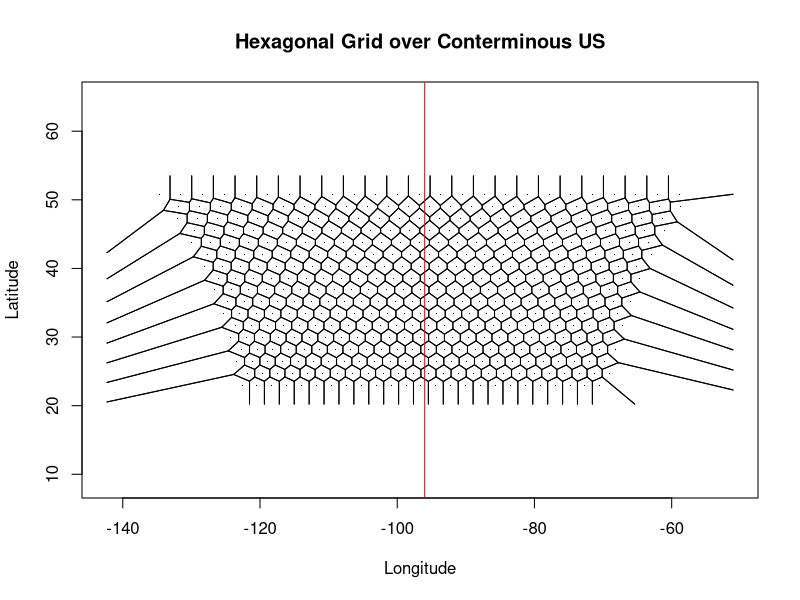

This figure's R source:
library(deldir)
setwd("E:\\Lectures2020\\GISC7360\\Lecture01")
rm(list=ls())                      # Clean objects from workspace

################################################################################
## Objective: Generate a set of points on a triangular grid                   ##
##            The narrowing distances at higher latitudes are accommodated    ##
##            The grid can be used to generate hexagonal tiles with           ##
##            Voronoi polygons whose area is constant                         ##
##            Note: lat/long decimal degree coordinates are required          ##
################################################################################

xIncrement <- 2.0                   # triangle edge length in decimal degrees
xRange <- c(-120,-72)               # West-East extend of US in decimal degrees
yRange <- c(23,51)                  # South-North extend of US in decimal degrees

xMidLine <- (xRange[2]+xRange[1])/2   # South-North center axis

yIncrement <- sqrt(xIncrement^2-(xIncrement/2)^2)  # Latitude offset: equivalent to cos(pi/6)
xShift <- xIncrement/4                             # even-odd row offset

xSeq <- seq(xRange[1],xRange[2],by=xIncrement) 
ySeq <- seq(yRange[1],yRange[2],by=yIncrement)

hexaXY <- expand.grid(lon=xSeq,lat=ySeq)

yDim <- length(ySeq)
xDim <- length(xSeq)
for(j in 1:yDim) {                                          # cycle over rows
  xShift <- -xShift                                         # switch offset for odd/even rows
  for (i in 1:xDim) {
    hexaXY[i + xDim*(j-1), 1] <- (hexaXY[i + xDim*(j-1), 1] + xShift)     # shift rows
    hexaXY[i + xDim*(j-1), 1] <- hexaXY[i + xDim*(j-1), 1] - xMidLine     # center around mid-axis
    hexaXY[i + xDim*(j-1), 1] <- hexaXY[i + xDim*(j-1), 1]  /             # scale by cos(latitude)
                                 cos(hexaXY[i + xDim*(j-1), 2]/180*pi)
    hexaXY[i + xDim*(j-1), 1] <- hexaXY[i + xDim*(j-1), 1] + xMidLine     # reverse centering
  }
}    
hexaTile <- deldir(hexaXY$lon,hexaXY$lat)                   # Voronoi diagram
plot(tile.list(hexaTile),asp=1, pch=".",                    # plot tessellation
     ylim=yRange, xlim=xRange,
     xlab="Longitude", ylab="Latitude",
     main="Hexagonal Grid over Conterminous US")                    
abline(v=xMidLine, col="red")                               # project reference
#foreign::write.dbf(hexaXY,"USAHexaGridPts.dbf")            # save hexagonal grid for GIS
